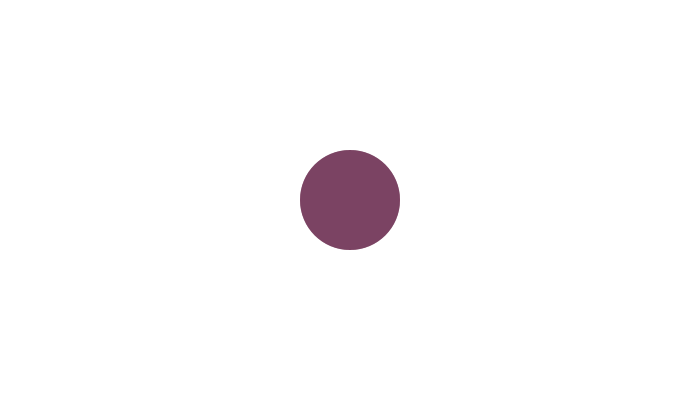
Frame 1 (no input)
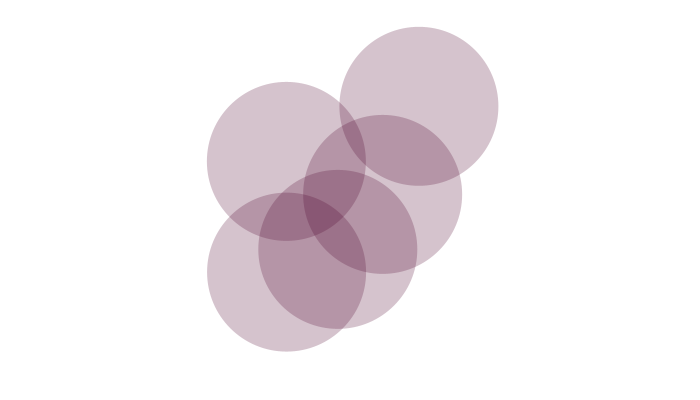
Frame 60 (the mouse pressed at the canvas centre just before this capture)
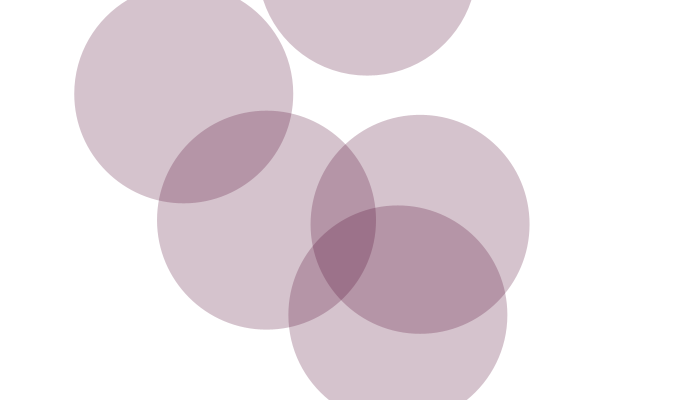
Frame 120 (the mouse held since frame 60 and released just before this capture)

The Processing sketch that drew these frames (run headless with seeded random() and noise(); from frame 60 on, the mouse is pressed at the canvas centre):

// Processing sketch: processing_41384
// ── processing_41384.pde

int b = 5;
int c = 100;
class Face {
  int s;
  float x = 100;
  float y = 100;
  color c = 100;
  int a = 20;

  Face(int measure, float xp, float yp, color col) {
    
    x=xp;
    y=yp;
 
  }
 
 
  void display() {

    ellipse(x, y, c, c);
    c = c + 1;
  }

  
  void shake() {
    x=x+random(a)-random(a);
  // a = a + 1;
    y=y+random(a)-random(a);
    //a = a + 1;
  }

//void mousePressed() {

//}
}
Face[] faces= new Face[b];
  

void setup() {
  size(700, 400);
  background(0);
  smooth();
  
 
  //stroke(255);
  noStroke();

  for (int i=0; i< faces.length; i++) {
    faces[i]= new Face(120, random(350, 350), random(200, 200), color(255, 255, 255,10));
  }
//noFill();
smooth();
fill(78,1,42,60);
}

void mouseDragged() {

 for (int i=0; i< faces.length; i++) {
   faces[i]= new Face(120, random(350, 350), random(200, 200), color(255, 255, 255,10));
 } 

}

//void mouseDragged() {

//    c = c + 1;
//}


void draw() {
  background(255);
  for (int i=0; i< faces.length; i++) {
    faces[i].display();
    faces[i].shake();
  }
}
